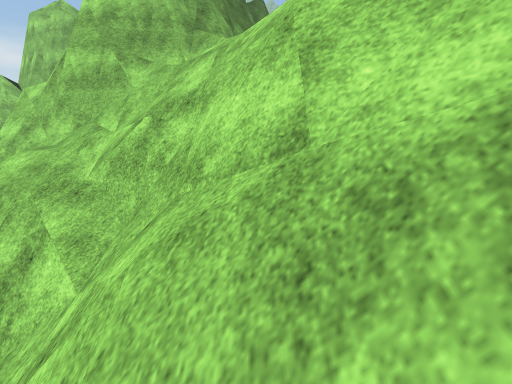
View 1 (above)

13 first-person views from a walk through a scene from a Unity 3-D project. The camera is 1.5 m above the floor, tilts 10° down and sees 85° across. The floor is counted in squares, 1.49 m on a side. Each view is taken from the middle of a square. On the plan, view 1 faces up. The plan holds only what a view shows up to about 11 squares ahead; the rest is blank. The place goes on beyond the plan. Some trees and plants on the terrain are drawn as simple stand-ins. The player is left out. Some surface patterns are stand-ins.

View 2
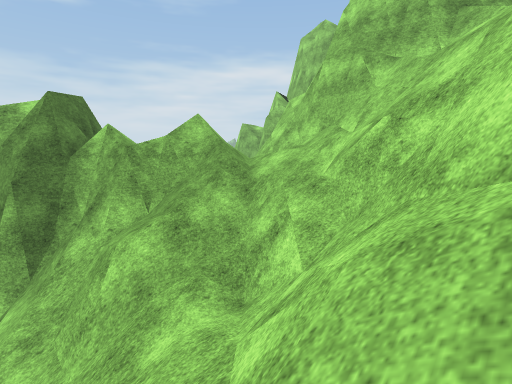

View 3
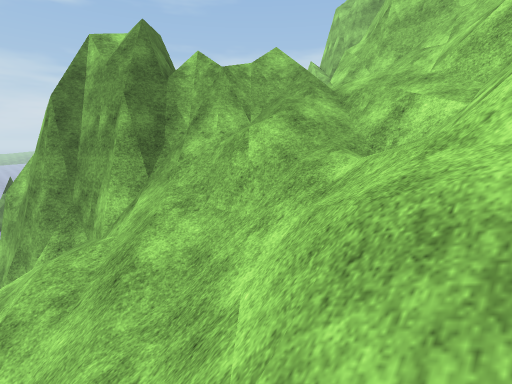

View 4
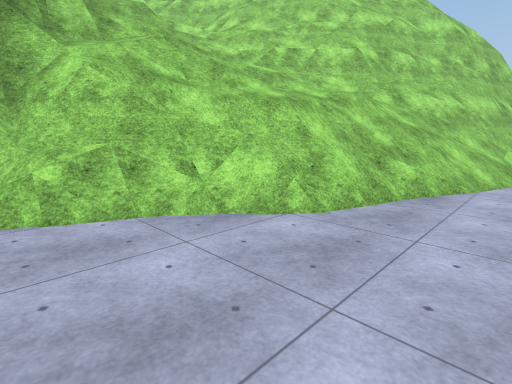

View 5
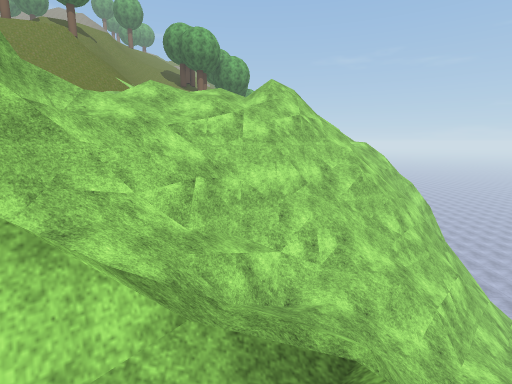

View 6
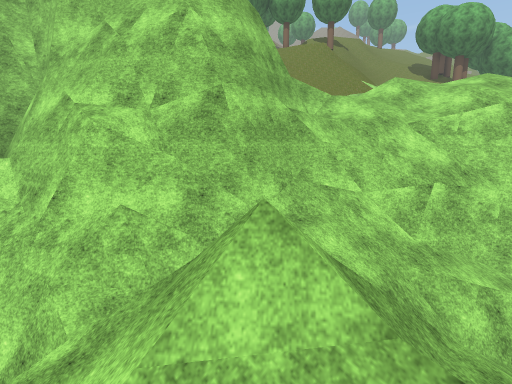

View 7
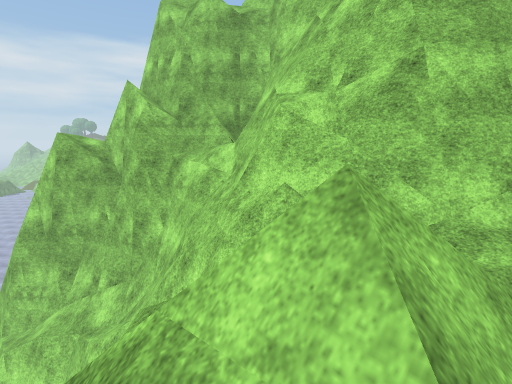

View 8
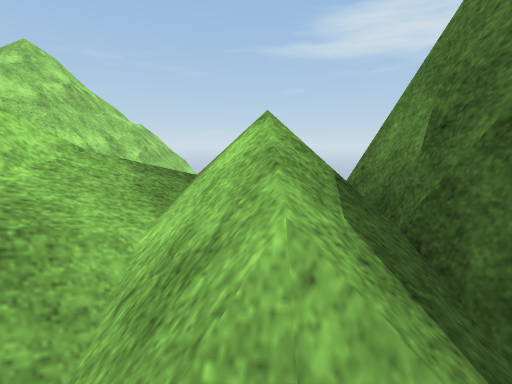

View 9
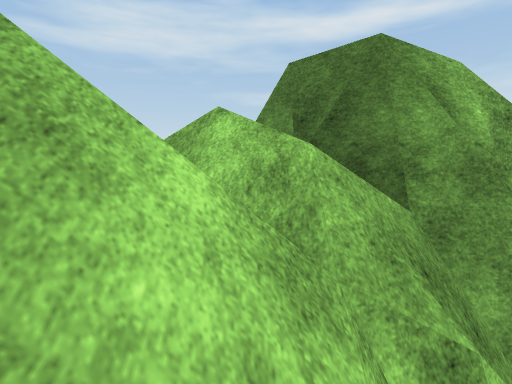

View 10
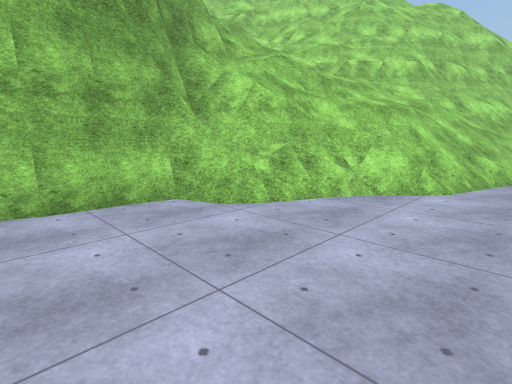

View 11
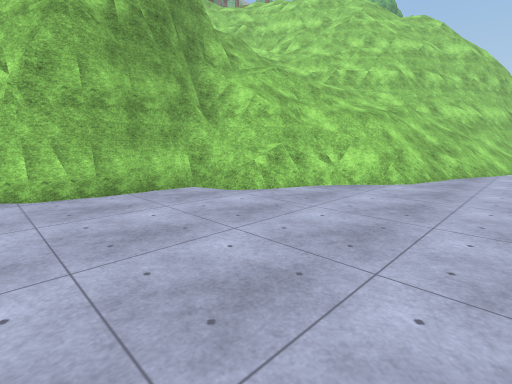

View 12
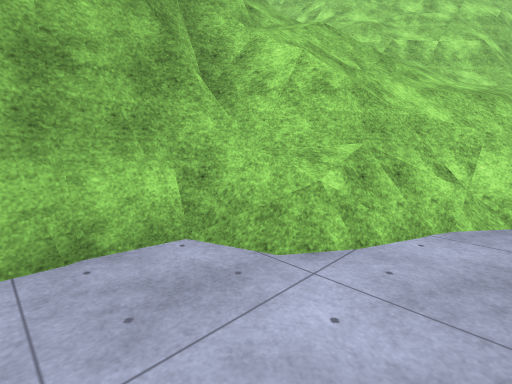

View 13
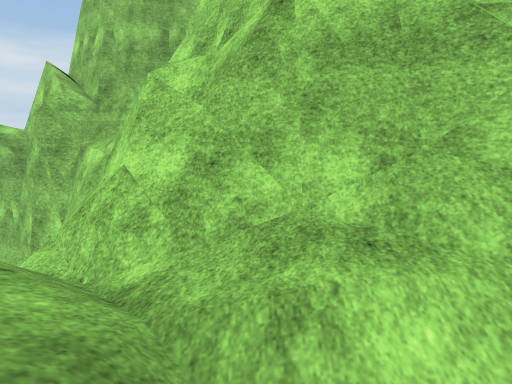

### Floor plan
Key: @ floor where view 1 was taken; # wall or solid block; x gap in a wall; . main floor; : floor 9.5 m higher than the main floor; + floor 13.5 m higher than the main floor; * floor 14.25 m higher than the main floor; % floor 15.25 m higher than the main floor; / step, stairs or slope; = window, fence, low wall or low ledge; ^ raised ledge; v drop or lower ground.
Columns run from 13 left of view 1 to 5 right of it. Each row starts with its distance up from view 1.
 13    #^
 12    #^
 11    #^
 10    ###^     ^
  9     v#^    ^#=
  8     vv^^ ^^^/
  7      v#^^^///+/
  6      //://=////%
  5     v//////////*/
  4    v///=///=/#///
  3   ###//v//==#v///
  2   ####vx////=##/=/
  1     ###=////=/=#==
  0     ###=/////@#=/
 -1 ## ##v/////=//#vv
 -2 .#####/==//=/===/
 -3 ..../#=/////=#==vv
 -4 .....=#=/////#^^vv
 -5 .......=/////==^#vv
 -6 ........=v=///=^^#
 -7 ...........////=##
 -8 ............../

Positions as (right, up) in squares from view 1, and headings:
1: (0, 0), facing up
2: (0, 0), facing up-left
3: (-1, -2), facing up-left
4: (-9, -8), facing up-right
5: (-8, 3), facing right
6: (-8, 3), facing up-right
7: (-7, 3), facing up
8: (-9, 4), facing down-right
9: (-8, 6), facing down
10: (-12, -7), facing up-right
11: (-13, -8), facing up-right
12: (-11, -5), facing up-right
13: (-5, 4), facing up
